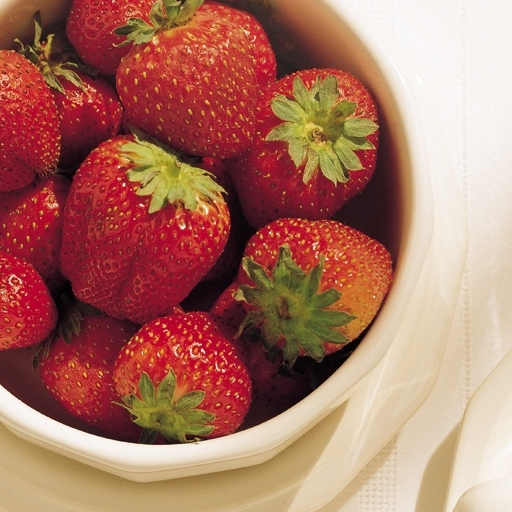
#> input picture Images/fragole.jpg, 512 x 512 px, found by its file name
$ python esercizioFiltraggioSpaziale.py
#> lines starting #> are read from the running program, lines starting #| are printed output that depends on the picture
import skimage.io as io
import numpy as np
import matplotlib.pyplot as plt
import scipy.ndimage as ndi

K = 15

originalImage = np.float64(io.imread('./Images/fragole.jpg'))
originalImage /= 255

filtered = ndi.uniform_filter(originalImage, (K, K, 1))
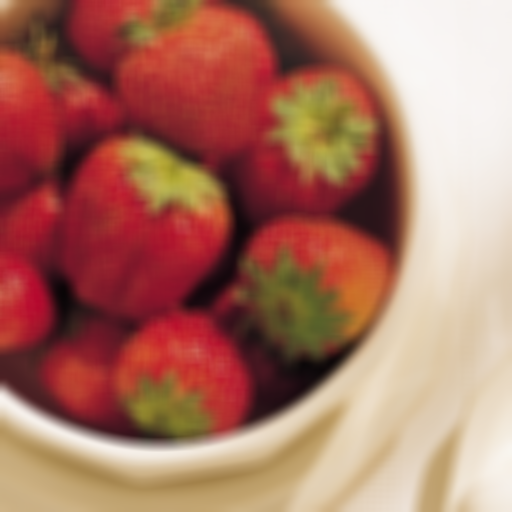
#> filtered: shape (512, 512, 3) float64; mean R, G, B 0.672, 0.453, 0.39

plt.subplot(1, 2, 1); plt.imshow(originalImage); plt.title("Original Image")
plt.subplot(1, 2, 2); plt.imshow(filtered); plt.title("Filtered Image")

plt.show()
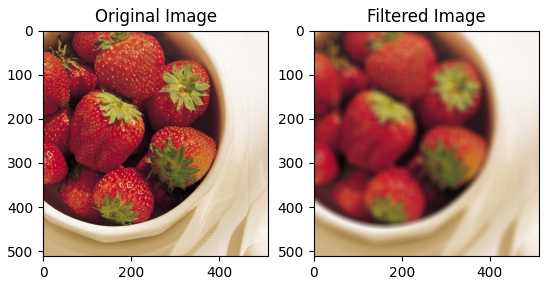
#> figure drawn by matplotlib, 2 panels

$ run again, with Images/azzurro.jpg copied over Images/fragole.jpg
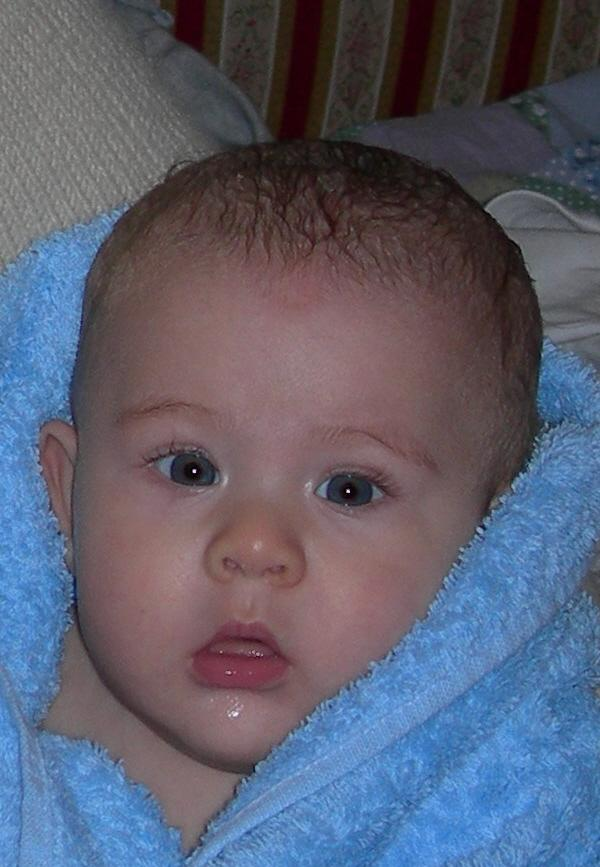
#> input picture Images/azzurro.jpg, 600 x 867 px, found by its file name
#> `plt.show()`:
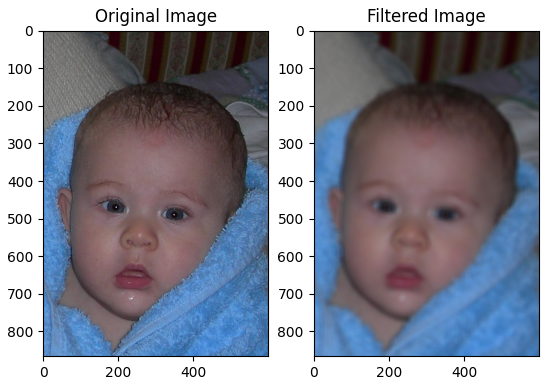
#> figure drawn by matplotlib, 2 panels
